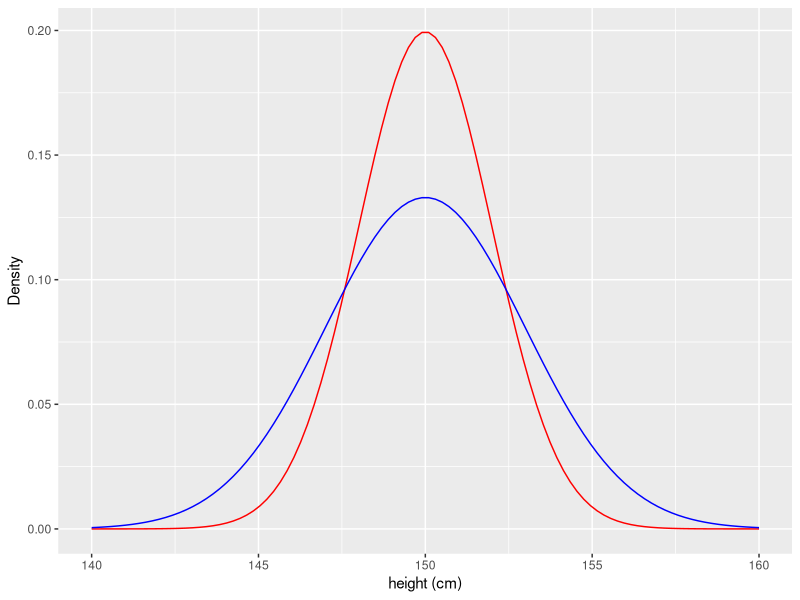
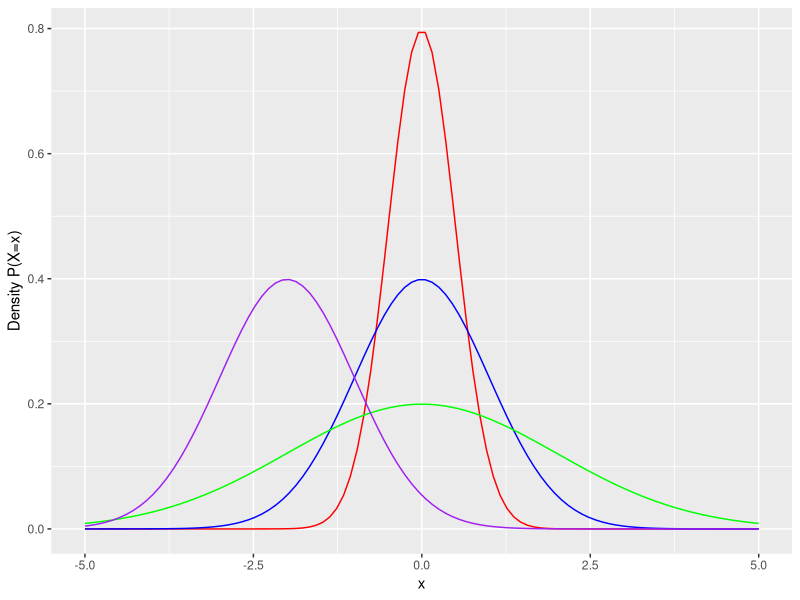
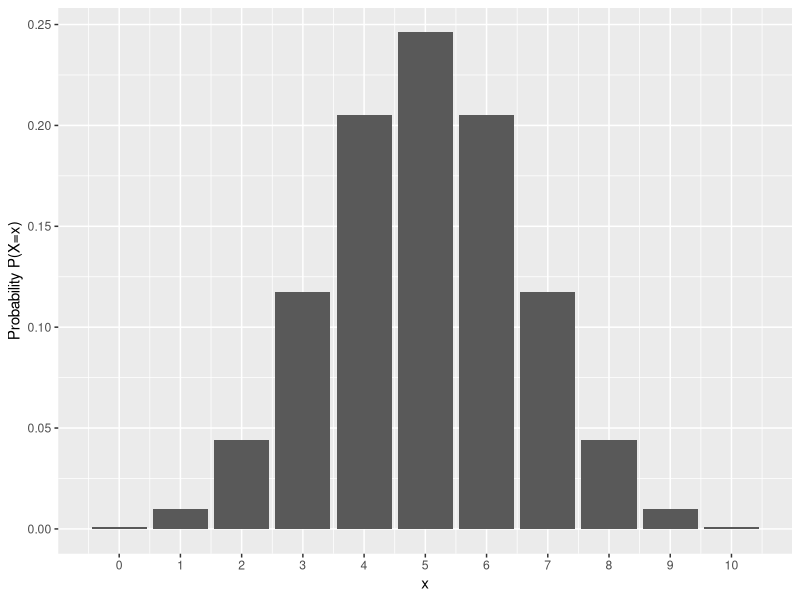

These charts were generated, in order, by the following R code: (Note: this script raises an error after producing the figures.)
## ---- chunk 1
set.seed(94357843) # for reproducibility
library(tidyverse)
## ---- chunk 2
suppressPackageStartupMessages(library(testthat))
suppressPackageStartupMessages(library(scales))
## ---- chunk 3
# simulate height values
all_possible_heights <- seq(from = 140, to = 160, length = 100)
probability_values_less_spread <- dnorm(all_possible_heights, mean = 150, sd = 2)
probability_values_more_spread <- dnorm(all_possible_heights, mean = 150, sd = 3)

# put these values in a tibble.
dat <- tibble(height = all_possible_heights, 
       probability_less_spread = probability_values_less_spread,
       probability_more_spread = probability_values_more_spread) 

# plot
ggplot(dat) +
  geom_line(aes(x = height, y = probability_less_spread), color = "red") +
  geom_line(aes(x = height, y = probability_more_spread), color = "blue") +
  xlab("height (cm)") +
  ylab("Density")

## ---- chunk 4
# simulate values
xValues <- seq(from = -5, to = 5, length = 100)
plotA <- dnorm(xValues, mean = 0, sd = 0.5) #
plotB <-  dnorm(xValues, mean = 0, sd = 1)
plotC <-  dnorm(xValues, mean = 0, sd = 2)
plotD <-  dnorm(xValues, mean = -2, sd = 1)

# place in a tibble
normalDistributionsTibble <- tibble(x_value = xValues, 
                                    red_value = plotA,
                                    blue_value = plotB,
                                    green_value = plotC,
                                    purple_value = plotD)

# plot
ggplot(normalDistributionsTibble) +
  geom_line(aes(x = xValues, y = red_value), color = "red") +
  geom_line(aes(x = xValues, y = blue_value), color = "blue") +
  geom_line(aes(x = xValues, y = green_value), color = "green") +
  geom_line(aes(x = xValues, y = purple_value), color = "purple") +
  xlab("x") +
  ylab("Density P(X=x)")

## ---- chunk 5
n <- 10
p <- 0.5

# probability of getting 6 heads in 10 tosses
dbinom(6, size = n, prob = p)
## ---- chunk 6
# create a grid of values 0 to 10 and calculate binomial PMF
x <- seq(0,n)
prob <- dbinom(x, size = n, prob = p)

# place in a tibble
densTable <- tibble(x = x, 
                    prob = prob)

# plot
ggplot(densTable) +
  geom_col(aes(x = x, y = prob)) +
  xlab("x") +
  ylab("Probability P(X=x)") +
  scale_x_continuous(breaks = scales::pretty_breaks(11))
## ---- chunk 7
# your code here 
prob <- "FILL_THIS_IN"
## ---- chunk 8
test_that("Probability Calculation with PM:", {
          local_edition(2)
          expect_known_hash(round(prob,10), "21f25e4c0c29f25e1cbd1a4da5a4f629")
})
## ---- chunk 9
# simulate values
xValues <- seq(from = -5, to = 5, length = 100)
plotA <- pnorm(xValues, mean = 0, sd = 0.5)
plotB <-  pnorm(xValues, mean = 0, sd = 1)
plotC <-  pnorm(xValues, mean = 0, sd = 2)
plotD <-  pnorm(xValues, mean = -2, sd = 1)

# place in a tibble
normalDistributionsTibble <- tibble(x_value = xValues, 
                                    red_value = plotA,
                                    blue_value = plotB,
                                    green_value = plotC,
                                    purple_value = plotD)

# plot 
ggplot(normalDistributionsTibble) + 
  geom_line(aes(x = xValues, y = red_value), color = "red") +
  geom_line(aes(x = xValues, y = blue_value), color = "blue") +
  geom_line(aes(x = xValues, y = green_value), color = "green") +
  geom_line(aes(x = xValues, y = purple_value), color = "purple") +
  xlab("x") +
  ylab("f(x)")


## ---- chunk 10
pnorm(-1)
## ---- chunk 11
# your code here 
prob <- "FILL_THIS_IN"
## ---- chunk 12
test_that("Probability Calculation with CDF", {
          local_edition(2)
          expect_known_hash(prob, "78dcd0f9535233065cb718a9938312dd")
})
## ---- chunk 13
# distribution parameters
meanValue <- 0
standardDeviation <- 1
numVals <- 100

# create grid of (true) cumulative distribution values
xValues <- seq(from = -5, to = 5, length = numVals)
trueDistribution <- dnorm(xValues, mean = meanValue, sd = standardDeviation)

# sumulate random values from the normal distribution
set.seed(1)
randomVals <- rnorm(numVals, mean = meanValue, sd = standardDeviation)

# place in tibble
datTrue <- tibble(x_value = xValues, true_value = trueDistribution, randomVals = randomVals)

# plot
ggplot(datTrue) +
    geom_line(aes(x = x_value, y = true_value), color = "blue") +
    geom_line(aes(x = randomVals), color = "red", stat = "density") +
    geom_point(aes(x = randomVals, y = 0), color = "black", shape = 1, size = 3) +
    ylab("Density") +
    xlab("x")

## ---- chunk 14

degreeFreedom <- 1

xValues <- seq(from = 0, to = 20, length = 1000)
densityValues <- dchisq(xValues, df = degreeFreedom)

dataFrame <- tibble(x = xValues, 
                    density = densityValues)

ggplot(dataFrame) +
  geom_line(aes(x = x, y = density), color = "blue")

## ---- chunk 15
set.seed(1)

sampleSize <- 100
numSamples <- 1000

degreeFreedom <- 1

randomChiSqValues <- rchisq(n = numSamples * sampleSize, df = degreeFreedom)
## ---- chunk 16
randChiSq <- tibble(x = randomChiSqValues) 

ggplot(randChiSq) + 
  geom_density(aes(x = x), color = "blue")

## ---- chunk 17

# organize the random values into 1000 sample rows of size n = 100 columns
samples <- matrix(randomChiSqValues, nrow = numSamples, ncol = sampleSize)

sampleMeans <- rowMeans(samples) # work out the sample means 

head(sampleMeans)

## ---- chunk 18
dat <- tibble(x = sampleMeans)  

ggplot(dat) + 
  geom_line(aes(x = x), stat = "density", color = "blue") +
  geom_point(aes(x = x, y = 0), color = "blue", shape = 1, size = 3)

## ---- chunk 19
# YOUR CODE HERE
